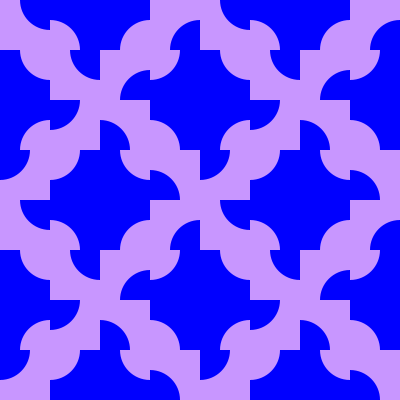
Frame 1 (no input)
Frame 60 (the mouse pressed at the canvas centre just before this capture): identical to frame 1, image omitted
Frame 120 (the mouse held since frame 60 and released just before this capture): identical to frame 1, image omitted

The Processing sketch that drew this single still picture (run headless with seeded random() and noise(); from frame 60 on, the mouse is pressed at the canvas centre):

// Processing sketch: lab5c
// ── lab5c.pde
//Henry Wrede Black

void setup() {
  size(400, 400);
  background(255);
}

void draw() {
  q4x4(100, 100);
  q4x4(300, 100);
  q4x4(100, 300);
  q4x4(300, 300);
}

void tLeft(int x, int y, float c) {
  rectMode(CENTER);
  ellipseMode(CENTER);
  noStroke();
  if (c > 0.5) {
    fill(200, 150, 255);
  }
  if (c < 0.5) {
    fill(0, 0, 255);
  }
  rect(x, y, 50, 50);
  if (c < 0.5) {
    fill(200, 150, 255);
  }
  if (c > 0.5) {
    fill(0, 0, 255);
  }
  arc(x-25, y-25, 60, 60, 0, HALF_PI);
}

void tRight(int x, int y, float c) {
  rectMode(CENTER);
  ellipseMode(CENTER);
  noStroke();
  if (c > 0.5) {
    fill(200, 150, 255);
  }
  if (c < 0.5) {
    fill(0, 0, 255);
  }
  rect(x, y, 50, 50);
  if (c < 0.5) {
    fill(200, 150, 255);
  }
  if (c > 0.5) {
    fill(0, 0, 255);
  }
  arc(x+25, y-25, 60, 60, HALF_PI, PI);
}

void bLeft(int x, int y, float c) {
  rectMode(CENTER);
  ellipseMode(CENTER);
  noStroke();
  if (c > 0.5) {
    fill(200, 150, 255);
  }
  if (c < 0.5) {
    fill(0, 0, 255);
  }
  rect(x, y, 50, 50);
  if (c < 0.5) {
    fill(200, 150, 255);
  }
  if (c > 0.5) {
    fill(0, 0, 255);
  }
  arc(x-25, y+25, 60, 60, PI+HALF_PI, TWO_PI);
}

void bRight(int x, int y, float c) {
  rectMode(CENTER);
  ellipseMode(CENTER);
  noStroke();
  if (c > 0.5) {
    fill(200, 150, 255);
  }
  if (c < 0.5) {
    fill(0, 0, 255);
  }
  rect(x, y, 50, 50);
  if (c < 0.5) {
    fill(200, 150, 255);
  }
  if (c > 0.5) {
    fill(0, 0, 255);
  }
  arc(x+25, y+25, 60, 60, PI, PI+HALF_PI);
}

void q4x4(int x, int y) {
  //top left
  tRight(x-75, y-75, 1);
  bLeft(x-25, y-75, 0);
  tRight(x-75, y-25, 0);
  tRight(x-25, y-25, 1);
  //top right
  bRight(x+25, y-75, 0);
  bRight(x+75, y-75, 1);
  bRight(x+25, y-25, 1);
  tLeft(x+75, y-25, 0);
  //bottom left
  bRight(x-75, y+25, 0);
  tLeft(x-25, y+25, 1);
  tLeft(x-75, y+75, 1);
  tLeft(x-25, y+75, 0);
  //bottom right
  bLeft(x+25, y+25, 1);
  bLeft(x+75, y+25, 0);
  tRight(x+25, y+75, 0);
  bLeft(x+75, y+75, 1);
}
